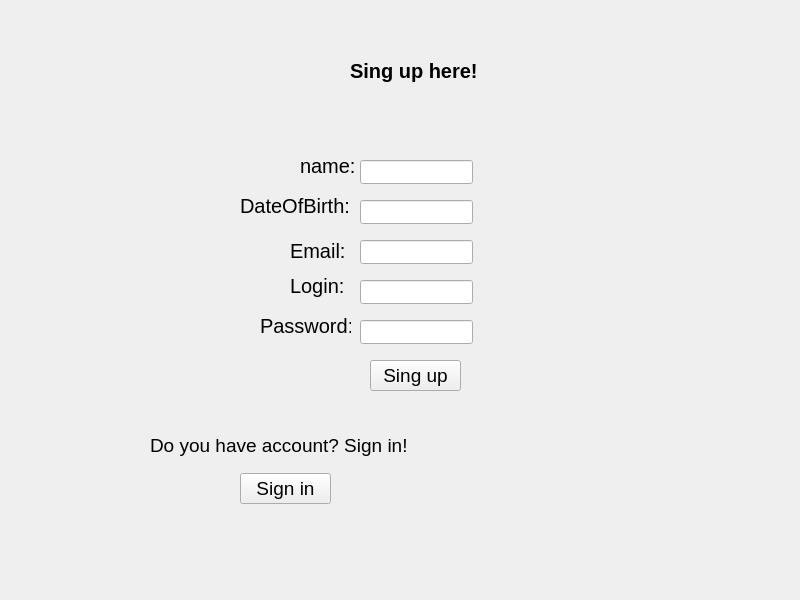
<?xml version="1.0" encoding="UTF-8"?>
<ui version="4.0">
 <class>Registration</class>
 <widget class="QWidget" name="Registration">
  <property name="geometry">
   <rect>
    <x>0</x>
    <y>0</y>
    <width>800</width>
    <height>600</height>
   </rect>
  </property>
  <property name="windowTitle">
   <string>Form</string>
  </property>
  <widget class="QLabel" name="label_2">
   <property name="geometry">
    <rect>
     <x>300</x>
     <y>150</y>
     <width>61</width>
     <height>31</height>
    </rect>
   </property>
   <property name="font">
    <font>
     <pointsize>15</pointsize>
    </font>
   </property>
   <property name="text">
    <string>name:</string>
   </property>
  </widget>
  <widget class="QLabel" name="label_3">
   <property name="geometry">
    <rect>
     <x>240</x>
     <y>180</y>
     <width>111</width>
     <height>51</height>
    </rect>
   </property>
   <property name="font">
    <font>
     <pointsize>15</pointsize>
    </font>
   </property>
   <property name="text">
    <string>DateOfBirth:</string>
   </property>
  </widget>
  <widget class="QLabel" name="label_7">
   <property name="geometry">
    <rect>
     <x>150</x>
     <y>430</y>
     <width>261</width>
     <height>31</height>
    </rect>
   </property>
   <property name="font">
    <font>
     <pointsize>14</pointsize>
    </font>
   </property>
   <property name="text">
    <string>Do you have account? Sign in!</string>
   </property>
  </widget>
  <widget class="QLabel" name="label_4">
   <property name="geometry">
    <rect>
     <x>290</x>
     <y>230</y>
     <width>61</width>
     <height>41</height>
    </rect>
   </property>
   <property name="font">
    <font>
     <pointsize>15</pointsize>
    </font>
   </property>
   <property name="text">
    <string>Email:</string>
   </property>
  </widget>
  <widget class="QLabel" name="label_5">
   <property name="geometry">
    <rect>
     <x>290</x>
     <y>270</y>
     <width>61</width>
     <height>31</height>
    </rect>
   </property>
   <property name="font">
    <font>
     <pointsize>15</pointsize>
    </font>
   </property>
   <property name="text">
    <string>Login:</string>
   </property>
  </widget>
  <widget class="QLabel" name="label_6">
   <property name="geometry">
    <rect>
     <x>260</x>
     <y>310</y>
     <width>91</width>
     <height>31</height>
    </rect>
   </property>
   <property name="font">
    <font>
     <pointsize>15</pointsize>
    </font>
   </property>
   <property name="text">
    <string>Password:</string>
   </property>
  </widget>
  <widget class="QPushButton" name="pushButton">
   <property name="geometry">
    <rect>
     <x>240</x>
     <y>473</y>
     <width>91</width>
     <height>31</height>
    </rect>
   </property>
   <property name="font">
    <font>
     <pointsize>14</pointsize>
    </font>
   </property>
   <property name="text">
    <string>Sign in</string>
   </property>
  </widget>
  <widget class="QLabel" name="label">
   <property name="geometry">
    <rect>
     <x>350</x>
     <y>50</y>
     <width>151</width>
     <height>41</height>
    </rect>
   </property>
   <property name="font">
    <font>
     <pointsize>15</pointsize>
     <bold>true</bold>
    </font>
   </property>
   <property name="text">
    <string>Sing up here!</string>
   </property>
  </widget>
  <widget class="QLineEdit" name="lineEdit">
   <property name="geometry">
    <rect>
     <x>360</x>
     <y>160</y>
     <width>113</width>
     <height>24</height>
    </rect>
   </property>
  </widget>
  <widget class="QLineEdit" name="lineEdit_2">
   <property name="geometry">
    <rect>
     <x>360</x>
     <y>200</y>
     <width>113</width>
     <height>24</height>
    </rect>
   </property>
  </widget>
  <widget class="QLineEdit" name="lineEdit_3">
   <property name="geometry">
    <rect>
     <x>360</x>
     <y>240</y>
     <width>113</width>
     <height>24</height>
    </rect>
   </property>
  </widget>
  <widget class="QLineEdit" name="lineEdit_4">
   <property name="geometry">
    <rect>
     <x>360</x>
     <y>280</y>
     <width>113</width>
     <height>24</height>
    </rect>
   </property>
  </widget>
  <widget class="QLineEdit" name="lineEdit_5">
   <property name="geometry">
    <rect>
     <x>360</x>
     <y>320</y>
     <width>113</width>
     <height>24</height>
    </rect>
   </property>
   <property name="echoMode">
    <enum>QLineEdit::Password</enum>
   </property>
  </widget>
  <widget class="QPushButton" name="pushButton_2">
   <property name="geometry">
    <rect>
     <x>370</x>
     <y>360</y>
     <width>91</width>
     <height>31</height>
    </rect>
   </property>
   <property name="font">
    <font>
     <pointsize>14</pointsize>
    </font>
   </property>
   <property name="text">
    <string>Sing up</string>
   </property>
  </widget>
 </widget>
 <resources/>
 <connections/>
</ui>
